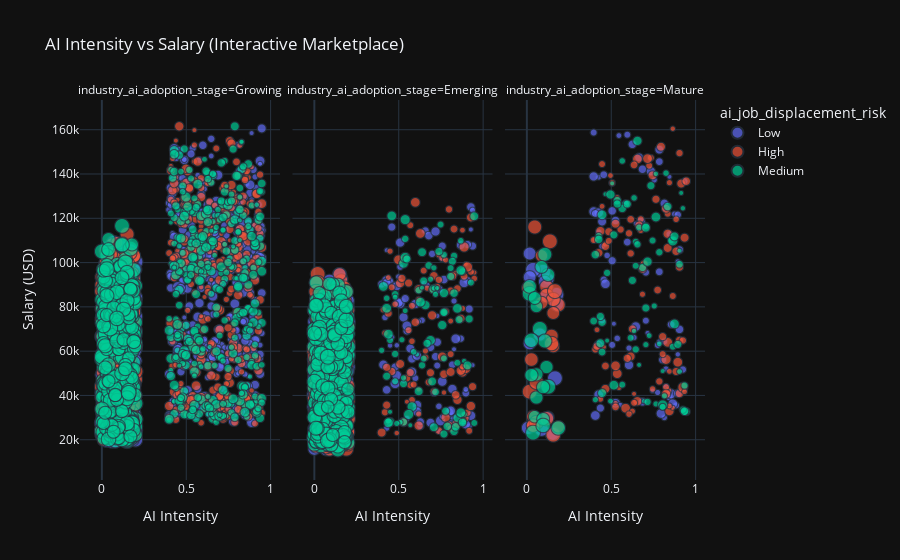

The code cell stored with this chart in its notebook:
### Markdown cell above
---
## STEP 13: Visualizations - Part 2 (Advanced Plots)

### Code cell
import pandas as pd
import plotly.express as px

fig = plt.figure(figsize=(18, 14))
fig = px.scatter(df, 
                 x="ai_intensity_score", 
                 y="salary_usd", 
                 size="automation_risk_score", 
                 color="ai_job_displacement_risk",
                 hover_name="job_title", 
                 facet_col="industry_ai_adoption_stage",
                 size_max=15,
                 title="AI Intensity vs Salary (Interactive Marketplace)",
                 labels={"ai_intensity_score": "AI Intensity", "salary_usd": "Salary (USD)"},
                 template="plotly_dark")

fig.show()

### Figure 1 — Plotly figure (JSON) as saved in the notebook; plotly's stock layout.template omitted (floating-point values rounded to 4 significant figures; data arrays with more than 128 entries replaced by an {"elided": "..."} marker saying what was removed)
{"data": [{"hovertemplate": "<b>%{hovertext}</b><br><br>ai_job_displacement_risk=Low<br>industry_ai_adoption_stage=Growing<br>AI Intensity=%{x}<br>Salary (USD)=%{y}<br>automation_risk_score=%{marker.size}<extra></extra>", "hovertext": {"elided": "872 str values"}, "legendgroup": "Low", "marker": {"color": "#636efa", "size": {"elided": "872 float values"}, "sizemode": "area", "sizeref": 0.004, "symbol": "circle"}, "mode": "markers", "name": "Low", "showlegend": true, "type": "scattergl", "x": {"elided": "872 float values"}, "xaxis": "x", "y": {"elided": "872 int values"}, "yaxis": "y"}, {"hovertemplate": "<b>%{hovertext}</b><br><br>ai_job_displacement_risk=Low<br>industry_ai_adoption_stage=Emerging<br>AI Intensity=%{x}<br>Salary (USD)=%{y}<br>automation_risk_score=%{marker.size}<extra></extra>", "hovertext": {"elided": "753 str values"}, "legendgroup": "Low", "marker": {"color": "#636efa", "size": {"elided": "753 float values"}, "sizemode": "area", "sizeref": 0.004, "symbol": "circle"}, "mode": "markers", "name": "Low", "showlegend": false, "type": "scattergl", "x": {"elided": "753 float values"}, "xaxis": "x2", "y": {"elided": "753 int values"}, "yaxis": "y2"}, {"hovertemplate": "<b>%{hovertext}</b><br><br>ai_job_displacement_risk=Low<br>industry_ai_adoption_stage=Mature<br>AI Intensity=%{x}<br>Salary (USD)=%{y}<br>automation_risk_score=%{marker.size}<extra></extra>", "hovertext": ["Operations Manager", "Software Engineer", "Policy Analyst", "Data Scientist", "AI Researcher", "Data Scientist", "Product Manager", "Operations Manager", "Business Analyst", "AI Researcher", "Operations Manager", "Product Manager", "Research Scientist", "Research Scientist", "Software Engineer", "Policy Analyst", "Policy Analyst", "ML Engineer", "Policy Analyst", "ML Engineer", "ML Engineer", "Research Scientist", "Data Scientist", "ML Engineer", "Research Scientist", "Research Scientist", "Business Analyst", "Systems Engineer", "AI Researcher", "Research Scientist", "Data Scientist", "ML Engineer", "AI Researcher", "Business Analyst", "Policy Analyst", "Business Analyst", "Research Scientist", "Research Scientist", "Software Engineer", "Data Scientist", "Systems Engineer", "Data Scientist", "Systems Engineer", "Policy Analyst", "Product Manager", "Business Analyst", "Product Manager", "AI Researcher", "Product Manager", "Operations Manager", "Systems Engineer", "Systems Engineer", "Product Manager", "Policy Analyst", "Operations Manager", "Operations Manager", "ML Engineer", "Operations Manager", "ML Engineer", "AI Researcher", "Product Manager", "ML Engineer", "Data Scientist", "Policy Analyst", "Data Scientist", "Product Manager", "Business Analyst", "Research Scientist", "ML Engineer", "Product Manager", "Operations Manager", "AI Researcher", "Policy Analyst", "ML Engineer", "Policy Analyst", "Data Scientist", "ML Engineer", "Product Manager", "Data Scientist", "Business Analyst", "Operations Manager", "Product Manager", "Business Analyst", "Product Manager", "Product Manager", "Data Scientist", "Operations Manager", "Research Scientist", "Software Engineer", "Research Scientist", "Software Engineer", "Data Scientist", "Software Engineer"], "legendgroup": "Low", "marker": {"color": "#636efa", "size": [0.23, 0.11, 0.19, 0.39, 0.15, 0.16, 0.13, 0.77, 0.21, 0.21, 0.39, 0.22, 0.16, 0.16, 0.72, 0.12, 0.3, 0.15, 0.72, 0.17, 0.22, 0.15, 0.24, 0.38, 0.17, 0.68, 0.12, 0.77, 0.6, 0.89, 0.87, 0.14, 0.28, 0.38, 0.24, 0.15, 0.29, 0.38, 0.29, 0.61, 0.19, 0.65, 0.11, 0.18, 0.19, 0.34, 0.3, 0.39, 0.21, 0.23, 0.19, 0.21, 0.37, 0.25, 0.33, 0.12, 0.67, 0.31, 0.4, 0.85, 0.39, 0.26, 0.3, 0.24, 0.18, 0.39, 0.71, 0.35, 0.86, 0.1, 0.17, 0.29, 0.21, 0.13, 0.81, 0.34, 0.3, 0.69, 0.39, 0.33, 0.25, 0.15, 0.14, 0.29, 0.19, 0.25, 0.27, 0.36, 0.32, 0.87, 0.1, 0.26, 0.1], "sizemode": "area", "sizeref": 0.004, "symbol": "circle"}, "mode": "markers", "name": "Low", "showlegend": false, "type": "scattergl", "x": [0.46, 0.85, 0.85, 0.4, 0.82, 0.83, 0.55, 0.15, 0.89, 0.4, 0.47, 0.93, 0.64, 0.61, 0.01, 0.75, 0.63, 0.88, 0.08, 0.48, 0.71, 0.76, 0.79, 0.8, 0.54, 0.02, 0.9, 0.16, 0.13, 0.1, 0.04, 0.43, 0.81, 0.43, 0.79, 0.83, 0.69, 0.53, 0.83, 0.13, 0.6, 0.11, 0.72, 0.45, 0.71, 0.61, 0.53, 0.41, 0.51, 0.9, 0.85, 0.94, 0.43, 0.86, 0.45, 0.9, 0.02, 0.91, 0.86, 0.18, 0.43, 0.91, 0.9, 0.46, 0.43, 0.87, 0.12, 0.68, 0.18, 0.65, 0.78, 0.82, 0.45, 0.79, 0.09, 0.74, 0.51, 0.02, 0.65, 0.79, 0.6, 0.78, 0.59, 0.69, 0.82, 0.41, 0.51, 0.4, 0.67, 0.17, 0.52, 0.44, 0.56], "xaxis": "x3", "y": [92276, 138748, 39098, 123034, 29987, 51971, 157355, 22853, 35529, 158734, 90434, 51708, 66142, 61370, 25363, 42112, 153397, 121940, 67509, 103220, 95542, 137307, 95835, 31860, 65767, 104068, 100483, 22741, 92600, 95867, 96735, 138540, 56088, 40352, 145583, 44079, 142158, 36505, 124624, 30179, 157747, 91393, 68241, 107349, 73768, 53747, 118986, 30947, 62820, 121605, 112866, 136722, 122541, 72040, 118532, 58567, 63513, 69832, 40749, 85549, 62760, 105784, 40922, 139679, 113745, 36233, 85004, 118383, 81393, 117625, 62730, 126730, 73872, 64221, 24691, 141209, 123342, 93428, 71095, 151004, 109255, 41332, 127059, 37119, 64343, 122163, 100836, 138918, 147495, 47796, 72372, 34286, 35755], "yaxis": "y3"}, {"hovertemplate": "<b>%{hovertext}</b><br><br>ai_job_displacement_risk=High<br>industry_ai_adoption_stage=Growing<br>AI Intensity=%{x}<br>Salary (USD)=%{y}<br>automation_risk_score=%{marker.size}<extra></extra>", "hovertext": {"elided": "803 str values"}, "legendgroup": "High", "marker": {"color": "#EF553B", "size": {"elided": "803 float values"}, "sizemode": "area", "sizeref": 0.004, "symbol": "circle"}, "mode": "markers", "name": "High", "showlegend": true, "type": "scattergl", "x": {"elided": "803 float values"}, "xaxis": "x", "y": {"elided": "803 int values"}, "yaxis": "y"}, {"hovertemplate": "<b>%{hovertext}</b><br><br>ai_job_displacement_risk=High<br>industry_ai_adoption_stage=Emerging<br>AI Intensity=%{x}<br>Salary (USD)=%{y}<br>automation_risk_score=%{marker.size}<extra></extra>", "hovertext": {"elided": "712 str values"}, "legendgroup": "High", "marker": {"color": "#EF553B", "size": {"elided": "712 float values"}, "sizemode": "area", "sizeref": 0.004, "symbol": "circle"}, "mode": "markers", "name": "High", "showlegend": false, "type": "scattergl", "x": {"elided": "712 float values"}, "xaxis": "x2", "y": {"elided": "712 int values"}, "yaxis": "y2"}, {"hovertemplate": "<b>%{hovertext}</b><br><br>ai_job_displacement_risk=High<br>industry_ai_adoption_stage=Mature<br>AI Intensity=%{x}<br>Salary (USD)=%{y}<br>automation_risk_score=%{marker.size}<extra></extra>", "hovertext": ["Operations Manager", "Policy Analyst", "Research Scientist", "Policy Analyst", "Research Scientist", "Business Analyst", "Operations Manager", "Product Manager", "Business Analyst", "Data Scientist", "Research Scientist", "ML Engineer", "Policy Analyst", "ML Engineer", "Policy Analyst", "Policy Analyst", "Research Scientist", "AI Researcher", "Systems Engineer", "Software Engineer", "Systems Engineer", "Systems Engineer", "Product Manager", "Business Analyst", "Software Engineer", "Operations Manager", "Operations Manager", "Policy Analyst", "ML Engineer", "Research Scientist", "Policy Analyst", "Software Engineer", "AI Researcher", "Operations Manager", "Data Scientist", "AI Researcher", "Operations Manager", "Product Manager", "Research Scientist", "Research Scientist", "Policy Analyst", "Research Scientist", "Data Scientist", "Software Engineer", "AI Researcher", "Business Analyst", "AI Researcher", "Software Engineer", "Systems Engineer", "Software Engineer", "Policy Analyst", "Software Engineer", "Product Manager", "Research Scientist", "Policy Analyst", "Data Scientist", "Operations Manager", "ML Engineer", "Business Analyst", "Systems Engineer", "ML Engineer", "Product Manager", "AI Researcher", "Systems Engineer", "ML Engineer", "Research Scientist", "Product Manager", "AI Researcher", "Policy Analyst", "Research Scientist", "Systems Engineer", "Operations Manager", "Operations Manager", "AI Researcher", "Software Engineer", "Business Analyst", "ML Engineer", "Product Manager", "Business Analyst", "Operations Manager", "Product Manager", "Policy Analyst", "Product Manager", "Systems Engineer", "Research Scientist", "Data Scientist", "Operations Manager", "Software Engineer", "Data Scientist", "Policy Analyst", "Product Manager", "Operations Manager", "Business Analyst", "Software Engineer", "Research Scientist", "ML Engineer", "Systems Engineer", "Product Manager", "Research Scientist", "AI Researcher", "Research Scientist", "AI Researcher", "AI Researcher", "Operations Manager", "Systems Engineer", "AI Researcher", "ML Engineer", "AI Researcher", "Policy Analyst", "Policy Analyst", "Policy Analyst", "Software Engineer"], "legendgroup": "High", "marker": {"color": "#EF553B", "size": [0.14, 0.12, 0.31, 0.67, 0.32, 0.19, 0.17, 0.66, 0.22, 0.24, 0.16, 0.89, 0.4, 0.32, 0.2, 0.13, 0.66, 0.75, 0.24, 0.33, 0.27, 0.37, 0.32, 0.12, 0.35, 0.4, 0.2, 0.79, 0.39, 0.36, 0.11, 0.7, 0.23, 0.3, 0.14, 0.11, 0.79, 0.21, 0.2, 0.88, 0.28, 0.89, 0.84, 0.81, 0.19, 0.14, 0.13, 0.2, 0.33, 0.23, 0.83, 0.8, 0.18, 0.37, 0.76, 0.26, 0.2, 0.63, 0.27, 0.23, 0.35, 0.3, 0.37, 0.32, 0.19, 0.17, 0.19, 0.25, 0.33, 0.39, 0.86, 0.28, 0.29, 0.19, 0.63, 0.31, 0.14, 0.22, 0.83, 0.38, 0.12, 0.75, 0.36, 0.26, 0.37, 0.33, 0.23, 0.25, 0.17, 0.34, 0.28, 0.28, 0.68, 0.14, 0.23, 0.33, 0.66, 0.19, 0.27, 0.25, 0.29, 0.32, 0.26, 0.16, 0.13, 0.88, 0.17, 0.16, 0.16, 0.19, 0.27, 0.68], "sizemode": "area", "sizeref": 0.004, "symbol": "circle"}, "mode": "markers", "name": "High", "showlegend": false, "type": "scattergl", "x": [0.45, 0.53, 0.91, 0.16, 0.62, 0.51, 0.41, 0.04, 0.41, 0.62, 0.47, 0.14, 0.93, 0.75, 0.68, 0.5, 0.04, 0.12, 0.78, 0.8, 0.63, 0.54, 0.47, 0.46, 0.84, 0.83, 0.87, 0.06, 0.9, 0.85, 0.64, 0.15, 0.56, 0.89, 0.94, 0.87, 0.19, 0.4, 0.73, 0.02, 0.91, 0.16, 0.12, 0.16, 0.84, 0.85, 0.55, 0.81, 0.53, 0.93, 0.15, 0.05, 0.89, 0.84, 0.03, 0.84, 0.74, 0.19, 0.7, 0.62, 0.66, 0.43, 0.59, 0.69, 0.45, 0.44, 0.68, 0.53, 0.83, 0.66, 0.12, 0.89, 0.47, 0.83, 0.09, 0.67, 0.54, 0.91, 0.06, 0.72, 0.87, 0.04, 0.83, 0.91, 0.53, 0.94, 0.61, 0.64, 0.75, 0.44, 0.42, 0.49, 0.16, 0.85, 0.79, 0.92, 0.01, 0.64, 0.77, 0.47, 0.95, 0.84, 0.6, 0.63, 0.42, 0.17, 0.61, 0.85, 0.69, 0.49, 0.81, 0.09], "xaxis": "x3", "y": [125397, 36488, 40895, 62172, 57627, 135983, 110356, 26306, 60806, 119516, 108343, 109586, 43704, 139394, 119596, 139316, 30495, 89150, 87603, 152307, 70024, 49839, 42982, 61853, 112997, 56287, 84909, 27813, 55026, 32930, 40722, 66935, 114940, 105113, 41698, 34433, 80889, 110153, 143766, 41715, 64932, 22242, 85086, 83340, 122053, 50856, 43473, 58665, 117530, 64817, 63428, 116084, 119556, 63971, 56218, 42066, 147291, 25859, 99374, 104141, 37393, 104393, 34244, 97175, 144476, 38395, 114705, 34816, 124336, 146759, 29510, 50832, 107386, 43759, 103081, 116845, 129384, 149448, 45969, 146957, 160456, 26366, 40688, 97928, 53391, 111228, 113214, 144096, 42911, 114229, 62236, 113949, 77212, 35281, 46347, 135696, 88563, 36664, 128591, 53298, 136758, 106601, 56788, 32880, 69666, 87125, 31562, 136094, 85705, 109796, 66550, 81868], "yaxis": "y3"}, {"hovertemplate": "<b>%{hovertext}</b><br><br>ai_job_displacement_risk=Medium<br>industry_ai_adoption_stage=Growing<br>AI Intensity=%{x}<br>Salary (USD)=%{y}<br>automation_risk_score=%{marker.size}<extra></extra>", "hovertext": {"elided": "827 str values"}, "legendgroup": "Medium", "marker": {"color": "#00cc96", "size": {"elided": "827 float values"}, "sizemode": "area", "sizeref": 0.004, "symbol": "circle"}, "mode": "markers", "name": "Medium", "showlegend": true, "type": "scattergl", "x": {"elided": "827 float values"}, "xaxis": "x", "y": {"elided": "827 int values"}, "yaxis": "y"}, {"hovertemplate": "<b>%{hovertext}</b><br><br>ai_job_displacement_risk=Medium<br>industry_ai_adoption_stage=Emerging<br>AI Intensity=%{x}<br>Salary (USD)=%{y}<br>automation_risk_score=%{marker.size}<extra></extra>", "hovertext": {"elided": "731 str values"}, "legendgroup": "Medium", "marker": {"color": "#00cc96", "size": {"elided": "731 float values"}, "sizemode": "area", "sizeref": 0.004, "symbol": "circle"}, "mode": "markers", "name": "Medium", "showlegend": false, "type": "scattergl", "x": {"elided": "731 float values"}, "xaxis": "x2", "y": {"elided": "731 int values"}, "yaxis": "y2"}, {"hovertemplate": "<b>%{hovertext}</b><br><br>ai_job_displacement_risk=Medium<br>industry_ai_adoption_stage=Mature<br>AI Intensity=%{x}<br>Salary (USD)=%{y}<br>automation_risk_score=%{marker.size}<extra></extra>", "hovertext": ["Product Manager", "Policy Analyst", "Systems Engineer", "ML Engineer", "Data Scientist", "Research Scientist", "Systems Engineer", "Operations Manager", "ML Engineer", "Research Scientist", "Data Scientist", "Data Scientist", "ML Engineer", "Operations Manager", "Operations Manager", "Systems Engineer", "Operations Manager", "Systems Engineer", "ML Engineer", "Data Scientist", "Software Engineer", "Business Analyst", "Business Analyst", "Research Scientist", "Systems Engineer", "Business Analyst", "Operations Manager", "AI Researcher", "AI Researcher", "AI Researcher", "ML Engineer", "Research Scientist", "Systems Engineer", "Operations Manager", "ML Engineer", "Operations Manager", "Policy Analyst", "Product Manager", "Operations Manager", "Systems Engineer", "Operations Manager", "Research Scientist", "Software Engineer", "Business Analyst", "Policy Analyst", "Business Analyst", "Business Analyst", "Product Manager", "ML Engineer", "Research Scientist", "Software Engineer", "Research Scientist", "Product Manager", "Software Engineer", "Data Scientist", "AI Researcher", "Data Scientist", "Policy Analyst", "ML Engineer", "Business Analyst", "Data Scientist", "Software Engineer", "ML Engineer", "Software Engineer", "Product Manager", "Research Scientist", "Product Manager", "Systems Engineer", "Systems Engineer", "Data Scientist", "Product Manager", "Business Analyst", "Data Scientist", "Systems Engineer", "Business Analyst", "Research Scientist", "Product Manager", "Policy Analyst", "Data Scientist", "AI Researcher", "Policy Analyst", "Policy Analyst", "Product Manager", "AI Researcher", "Policy Analyst", "Operations Manager", "Product Manager", "Software Engineer", "AI Researcher", "Operations Manager", "Systems Engineer", "AI Researcher", "Software Engineer", "Systems Engineer", "Operations Manager", "Software Engineer", "Systems Engineer"], "legendgroup": "Medium", "marker": {"color": "#00cc96", "size": [0.8, 0.13, 0.29, 0.72, 0.88, 0.11, 0.68, 0.21, 0.19, 0.35, 0.3, 0.21, 0.37, 0.2, 0.11, 0.22, 0.21, 0.87, 0.28, 0.62, 0.29, 0.22, 0.69, 0.16, 0.13, 0.72, 0.26, 0.27, 0.26, 0.73, 0.27, 0.27, 0.15, 0.19, 0.87, 0.38, 0.17, 0.16, 0.22, 0.29, 0.33, 0.12, 0.26, 0.89, 0.23, 0.11, 0.17, 0.29, 0.26, 0.83, 0.13, 0.4, 0.23, 0.31, 0.23, 0.24, 0.38, 0.25, 0.11, 0.14, 0.1, 0.78, 0.24, 0.22, 0.22, 0.11, 0.26, 0.12, 0.23, 0.12, 0.1, 0.23, 0.34, 0.4, 0.2, 0.26, 0.32, 0.34, 0.19, 0.33, 0.16, 0.76, 0.63, 0.38, 0.33, 0.85, 0.12, 0.26, 0.29, 0.67, 0.7, 0.73, 0.15, 0.18, 0.71, 0.82, 0.23], "sizemode": "area", "sizeref": 0.004, "symbol": "circle"}, "mode": "markers", "name": "Medium", "showlegend": false, "type": "scattergl", "x": [0.11, 0.91, 0.41, 0.13, 0.04, 0.81, 0.09, 0.67, 0.75, 0.66, 0.54, 0.65, 0.45, 0.87, 0.48, 0.43, 0.57, 0.13, 0.71, 0.05, 0.43, 0.86, 0.1, 0.77, 0.5, 0.06, 0.52, 0.95, 0.69, 0.1, 0.63, 0.59, 0.76, 0.62, 0.02, 0.52, 0.83, 0.71, 0.94, 0.45, 0.44, 0.7, 0.44, 0.08, 0.71, 0.47, 0.64, 0.84, 0.74, 0.1, 0.79, 0.87, 0.79, 0.57, 0.66, 0.4, 0.77, 0.91, 0.91, 0.73, 0.92, 0.11, 0.45, 0.65, 0.94, 0.67, 0.6, 0.93, 0.93, 0.64, 0.51, 0.48, 0.5, 0.81, 0.65, 0.9, 0.45, 0.72, 0.81, 0.88, 0.82, 0.02, 0.06, 0.88, 0.71, 0.19, 0.77, 0.54, 0.94, 0.05, 0.12, 0.06, 0.41, 0.57, 0.03, 0.03, 0.72], "xaxis": "x3", "y": [103705, 50798, 103592, 94459, 23206, 51011, 98063, 115830, 109956, 154969, 127946, 109416, 121568, 61988, 64756, 111887, 44876, 43936, 79507, 30443, 110456, 110135, 29384, 36175, 37436, 39050, 112533, 32696, 97757, 43762, 91953, 126439, 80396, 66029, 85912, 44651, 140401, 62942, 44459, 73106, 63596, 37453, 75659, 70078, 116582, 130914, 129199, 125291, 134743, 26452, 63340, 109809, 104671, 124464, 108233, 73611, 120577, 99267, 105364, 67012, 131455, 64568, 59596, 60795, 32616, 53793, 126430, 124525, 33568, 69085, 135770, 95337, 130733, 35744, 98558, 63035, 41068, 100418, 34850, 111849, 39802, 89224, 80176, 72312, 115748, 25309, 140068, 126455, 32869, 84009, 52824, 49537, 38079, 145890, 49187, 64915, 37092], "yaxis": "y3"}], "layout": {"annotations": [{"font": {}, "showarrow": false, "text": "industry_ai_adoption_stage=Growing", "x": 0.16, "xanchor": "center", "xref": "paper", "y": 1, "yanchor": "bottom", "yref": "paper"}, {"font": {}, "showarrow": false, "text": "industry_ai_adoption_stage=Emerging", "x": 0.5, "xanchor": "center", "xref": "paper", "y": 1, "yanchor": "bottom", "yref": "paper"}, {"font": {}, "showarrow": false, "text": "industry_ai_adoption_stage=Mature", "x": 0.84, "xanchor": "center", "xref": "paper", "y": 1, "yanchor": "bottom", "yref": "paper"}], "legend": {"itemsizing": "constant", "title": {"text": "ai_job_displacement_risk"}, "tracegroupgap": 0}, "title": {"text": "AI Intensity vs Salary (Interactive Marketplace)"}, "xaxis": {"anchor": "y", "domain": [0, 0.32], "title": {"text": "AI Intensity"}}, "xaxis2": {"anchor": "y2", "domain": [0.34, 0.66], "matches": "x", "title": {"text": "AI Intensity"}}, "xaxis3": {"anchor": "y3", "domain": [0.68, 1.0], "matches": "x", "title": {"text": "AI Intensity"}}, "yaxis": {"anchor": "x", "domain": [0, 1], "title": {"text": "Salary (USD)"}}, "yaxis2": {"anchor": "x2", "domain": [0, 1], "matches": "y", "showticklabels": false}, "yaxis3": {"anchor": "x3", "domain": [0, 1], "matches": "y", "showticklabels": false}}}
